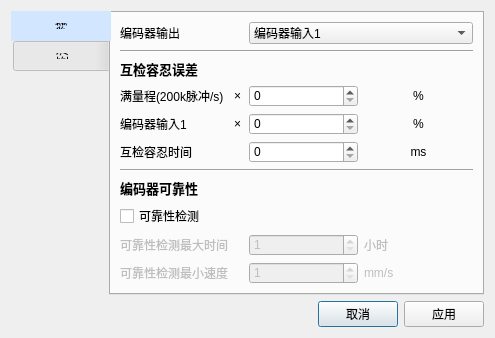
<?xml version="1.0" encoding="UTF-8"?>
<ui version="4.0">
 <class>speed_cross_check_setting</class>
 <widget class="QDialog" name="speed_cross_check_setting">
  <property name="geometry">
   <rect>
    <x>0</x>
    <y>0</y>
    <width>430</width>
    <height>329</height>
   </rect>
  </property>
  <property name="windowTitle">
   <string>Dialog</string>
  </property>
  <layout class="QGridLayout" name="gridLayout">
   <item row="0" column="0">
    <widget class="QTabWidget" name="tabWidget">
     <property name="font">
      <font>
       <family>Arial</family>
      </font>
     </property>
     <property name="styleSheet">
      <string notr="true">QTabBar::tab { width: 100px;height:30px }
QTabBar::tab:selected { background-color: rgb(210,230,255); }</string>
     </property>
     <property name="tabPosition">
      <enum>QTabWidget::West</enum>
     </property>
     <property name="tabShape">
      <enum>QTabWidget::Rounded</enum>
     </property>
     <property name="currentIndex">
      <number>0</number>
     </property>
     <property name="iconSize">
      <size>
       <width>16</width>
       <height>10</height>
      </size>
     </property>
     <property name="elideMode">
      <enum>Qt::ElideNone</enum>
     </property>
     <property name="documentMode">
      <bool>false</bool>
     </property>
     <property name="tabsClosable">
      <bool>false</bool>
     </property>
     <widget class="QWidget" name="tab_param_2">
      <property name="font">
       <font>
        <family>Arial</family>
       </font>
      </property>
      <attribute name="title">
       <string>参数</string>
      </attribute>
      <layout class="QGridLayout" name="gridLayout_2">
       <item row="11" column="2">
        <spacer name="verticalSpacer_3">
         <property name="orientation">
          <enum>Qt::Vertical</enum>
         </property>
         <property name="sizeHint" stdset="0">
          <size>
           <width>20</width>
           <height>40</height>
          </size>
         </property>
        </spacer>
       </item>
       <item row="9" column="3">
        <widget class="QLabel" name="label_maxtime_unit">
         <property name="enabled">
          <bool>false</bool>
         </property>
         <property name="font">
          <font>
           <family>Arial</family>
          </font>
         </property>
         <property name="text">
          <string>小时</string>
         </property>
        </widget>
       </item>
       <item row="9" column="0" colspan="2">
        <widget class="QLabel" name="label_reliability_maxtime">
         <property name="enabled">
          <bool>false</bool>
         </property>
         <property name="font">
          <font>
           <family>Arial</family>
          </font>
         </property>
         <property name="text">
          <string>可靠性检测最大时间</string>
         </property>
        </widget>
       </item>
       <item row="1" column="0" colspan="4">
        <widget class="Line" name="line">
         <property name="orientation">
          <enum>Qt::Horizontal</enum>
         </property>
        </widget>
       </item>
       <item row="9" column="2">
        <widget class="QSpinBox" name="spinBox_reliability_maxtime">
         <property name="enabled">
          <bool>false</bool>
         </property>
         <property name="font">
          <font>
           <family>Arial</family>
          </font>
         </property>
         <property name="minimum">
          <number>1</number>
         </property>
         <property name="maximum">
          <number>168</number>
         </property>
        </widget>
       </item>
       <item row="3" column="3">
        <widget class="QLabel" name="label_4">
         <property name="font">
          <font>
           <family>Arial</family>
          </font>
         </property>
         <property name="text">
          <string>%</string>
         </property>
         <property name="alignment">
          <set>Qt::AlignCenter</set>
         </property>
        </widget>
       </item>
       <item row="0" column="0">
        <widget class="QLabel" name="label_2">
         <property name="font">
          <font>
           <family>Arial</family>
          </font>
         </property>
         <property name="text">
          <string>编码器输出</string>
         </property>
        </widget>
       </item>
       <item row="4" column="0">
        <widget class="QLabel" name="label_6">
         <property name="font">
          <font>
           <family>Arial</family>
          </font>
         </property>
         <property name="text">
          <string>编码器输入1</string>
         </property>
        </widget>
       </item>
       <item row="2" column="0">
        <widget class="QLabel" name="label">
         <property name="font">
          <font>
           <family>Arial</family>
           <pointsize>10</pointsize>
           <weight>75</weight>
           <bold>true</bold>
          </font>
         </property>
         <property name="text">
          <string>互检容忍误差</string>
         </property>
        </widget>
       </item>
       <item row="0" column="2" colspan="2">
        <widget class="QComboBox" name="comboBox_encoder_output">
         <property name="font">
          <font>
           <family>Arial</family>
          </font>
         </property>
         <item>
          <property name="text">
           <string>编码器输入1</string>
          </property>
         </item>
         <item>
          <property name="text">
           <string>编码器输入2</string>
          </property>
         </item>
         <item>
          <property name="text">
           <string>编码器输入1与编码器输入2的最大值</string>
          </property>
         </item>
         <item>
          <property name="text">
           <string>编码器输入1与编码器输入2的最小值</string>
          </property>
         </item>
         <item>
          <property name="text">
           <string>编码器输入1与编码器输入2的平均值</string>
          </property>
         </item>
        </widget>
       </item>
       <item row="3" column="0">
        <widget class="QLabel" name="label_3">
         <property name="font">
          <font>
           <family>Arial</family>
          </font>
         </property>
         <property name="text">
          <string>满量程(200k脉冲/s)</string>
         </property>
        </widget>
       </item>
       <item row="3" column="2">
        <widget class="QSpinBox" name="spinBox_full_percentage">
         <property name="font">
          <font>
           <family>Arial</family>
           <pointsize>9</pointsize>
          </font>
         </property>
         <property name="maximum">
          <number>100</number>
         </property>
        </widget>
       </item>
       <item row="4" column="3">
        <widget class="QLabel" name="label_7">
         <property name="font">
          <font>
           <family>Arial</family>
          </font>
         </property>
         <property name="text">
          <string>%</string>
         </property>
         <property name="alignment">
          <set>Qt::AlignCenter</set>
         </property>
        </widget>
       </item>
       <item row="4" column="2">
        <widget class="QSpinBox" name="spinBox_actual_percentage">
         <property name="font">
          <font>
           <family>Arial</family>
          </font>
         </property>
         <property name="maximum">
          <number>100</number>
         </property>
        </widget>
       </item>
       <item row="4" column="1">
        <widget class="QLabel" name="label_11">
         <property name="text">
          <string>×</string>
         </property>
        </widget>
       </item>
       <item row="8" column="0">
        <widget class="QCheckBox" name="checkBox_reliability_monitor">
         <property name="font">
          <font>
           <family>Arial</family>
          </font>
         </property>
         <property name="text">
          <string>可靠性检测</string>
         </property>
        </widget>
       </item>
       <item row="7" column="0">
        <widget class="QLabel" name="label_8">
         <property name="font">
          <font>
           <family>Arial</family>
           <pointsize>10</pointsize>
           <weight>75</weight>
           <bold>true</bold>
          </font>
         </property>
         <property name="text">
          <string>编码器可靠性</string>
         </property>
        </widget>
       </item>
       <item row="10" column="0">
        <widget class="QLabel" name="label_reliability_minspeed">
         <property name="enabled">
          <bool>false</bool>
         </property>
         <property name="font">
          <font>
           <family>Arial</family>
          </font>
         </property>
         <property name="text">
          <string>可靠性检测最小速度</string>
         </property>
        </widget>
       </item>
       <item row="3" column="1">
        <widget class="QLabel" name="label_5">
         <property name="text">
          <string>×</string>
         </property>
        </widget>
       </item>
       <item row="10" column="2">
        <widget class="QSpinBox" name="spinBox_reliability_minspeed">
         <property name="enabled">
          <bool>false</bool>
         </property>
         <property name="font">
          <font>
           <family>Arial</family>
          </font>
         </property>
         <property name="minimum">
          <number>1</number>
         </property>
         <property name="maximum">
          <number>32767</number>
         </property>
        </widget>
       </item>
       <item row="6" column="0" colspan="4">
        <widget class="Line" name="line_2">
         <property name="orientation">
          <enum>Qt::Horizontal</enum>
         </property>
        </widget>
       </item>
       <item row="10" column="3">
        <widget class="QLabel" name="label_minspeed_unit">
         <property name="enabled">
          <bool>false</bool>
         </property>
         <property name="font">
          <font>
           <family>Arial</family>
          </font>
         </property>
         <property name="text">
          <string>mm/s</string>
         </property>
        </widget>
       </item>
       <item row="5" column="0">
        <widget class="QLabel" name="label_14">
         <property name="text">
          <string>互检容忍时间</string>
         </property>
        </widget>
       </item>
       <item row="5" column="2">
        <widget class="QSpinBox" name="spinBox_error_time">
         <property name="maximum">
          <number>32767</number>
         </property>
        </widget>
       </item>
       <item row="5" column="3">
        <widget class="QLabel" name="label_15">
         <property name="text">
          <string>ms</string>
         </property>
         <property name="alignment">
          <set>Qt::AlignCenter</set>
         </property>
        </widget>
       </item>
      </layout>
     </widget>
     <widget class="QWidget" name="tab_exegesis_2">
      <attribute name="title">
       <string>标签注释</string>
      </attribute>
      <layout class="QGridLayout" name="gridLayout_5">
       <item row="7" column="0">
        <spacer name="verticalSpacer_4">
         <property name="orientation">
          <enum>Qt::Vertical</enum>
         </property>
         <property name="sizeHint" stdset="0">
          <size>
           <width>20</width>
           <height>40</height>
          </size>
         </property>
        </spacer>
       </item>
       <item row="1" column="0">
        <widget class="QLabel" name="label_einput2">
         <property name="font">
          <font>
           <family>Arial</family>
          </font>
         </property>
         <property name="text">
          <string>编码器输入2</string>
         </property>
        </widget>
       </item>
       <item row="4" column="1">
        <widget class="QLineEdit" name="lineEdit_eoutput1">
         <property name="font">
          <font>
           <family>Arial</family>
          </font>
         </property>
         <property name="maxLength">
          <number>10</number>
         </property>
        </widget>
       </item>
       <item row="1" column="1">
        <widget class="QLineEdit" name="lineEdit_einput2">
         <property name="font">
          <font>
           <family>Arial</family>
          </font>
         </property>
        </widget>
       </item>
       <item row="5" column="0">
        <widget class="QLabel" name="label_eoutput2">
         <property name="font">
          <font>
           <family>Arial</family>
          </font>
         </property>
         <property name="text">
          <string>互检错误</string>
         </property>
        </widget>
       </item>
       <item row="0" column="1">
        <widget class="QLineEdit" name="lineEdit_einput1">
         <property name="font">
          <font>
           <family>Arial</family>
          </font>
         </property>
         <property name="inputMask">
          <string/>
         </property>
         <property name="text">
          <string/>
         </property>
         <property name="maxLength">
          <number>10</number>
         </property>
         <property name="frame">
          <bool>true</bool>
         </property>
        </widget>
       </item>
       <item row="3" column="0" colspan="2">
        <widget class="Line" name="line_4">
         <property name="styleSheet">
          <string notr="true">border-top: 1px dotted;</string>
         </property>
         <property name="orientation">
          <enum>Qt::Horizontal</enum>
         </property>
        </widget>
       </item>
       <item row="4" column="0">
        <widget class="QLabel" name="label_eoutput1">
         <property name="font">
          <font>
           <family>Arial</family>
          </font>
         </property>
         <property name="text">
          <string>编码器输出1</string>
         </property>
        </widget>
       </item>
       <item row="0" column="0">
        <widget class="QLabel" name="label_einput1">
         <property name="font">
          <font>
           <family>Arial</family>
          </font>
         </property>
         <property name="text">
          <string>编码器输入1</string>
         </property>
        </widget>
       </item>
       <item row="2" column="0">
        <widget class="QLabel" name="label_einput3">
         <property name="font">
          <font>
           <family>Arial</family>
          </font>
         </property>
         <property name="text">
          <string>复位</string>
         </property>
        </widget>
       </item>
       <item row="2" column="1">
        <widget class="QLineEdit" name="lineEdit_einput3">
         <property name="font">
          <font>
           <family>Arial</family>
          </font>
         </property>
        </widget>
       </item>
       <item row="5" column="1">
        <widget class="QLineEdit" name="lineEdit_eoutput2">
         <property name="font">
          <font>
           <family>Arial</family>
          </font>
         </property>
        </widget>
       </item>
       <item row="6" column="0">
        <widget class="QLabel" name="label_eoutput3">
         <property name="font">
          <font>
           <family>Arial</family>
          </font>
         </property>
         <property name="text">
          <string>可靠性错误</string>
         </property>
        </widget>
       </item>
       <item row="6" column="1">
        <widget class="QLineEdit" name="lineEdit_eoutput3">
         <property name="font">
          <font>
           <family>Arial</family>
          </font>
         </property>
        </widget>
       </item>
      </layout>
     </widget>
    </widget>
   </item>
   <item row="1" column="0">
    <layout class="QHBoxLayout" name="horizontalLayout_4">
     <item>
      <spacer name="horizontalSpacer_3">
       <property name="orientation">
        <enum>Qt::Horizontal</enum>
       </property>
       <property name="sizeHint" stdset="0">
        <size>
         <width>40</width>
         <height>20</height>
        </size>
       </property>
      </spacer>
     </item>
     <item>
      <widget class="QPushButton" name="pushButton_cancle">
       <property name="text">
        <string>取消</string>
       </property>
      </widget>
     </item>
     <item>
      <widget class="QPushButton" name="pushButton_apply">
       <property name="text">
        <string>应用</string>
       </property>
      </widget>
     </item>
    </layout>
   </item>
  </layout>
 </widget>
 <resources/>
 <connections/>
</ui>
